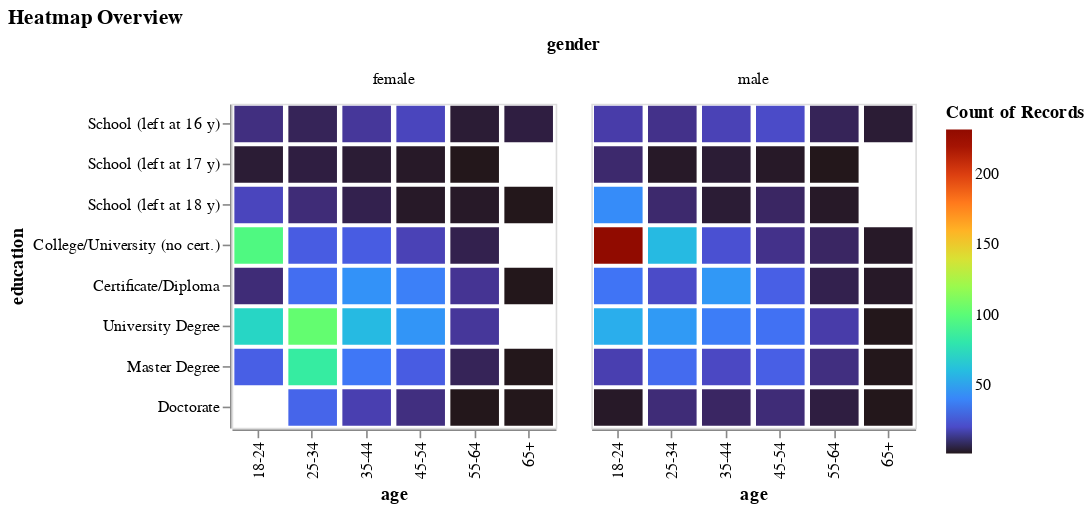

The notebook cell saved with this chart:
### Markdown cell above
***
#### A) General overview --- heatmaps
+ Average personalities (example depicted below) have the highest number of drug user, but this is in absolute numbers and reflects the distribution of the personalitiy traits
+ Young people at universty have the highest number of drug user, but this is in absolute numbers and reflects the distribution in education
-> NEXT STEPS: Look at distributions and then normalise data in plots

### Code cell
#Altair heatmap (age - education - gender)
alt.Chart(
    df,
    title= 'Heatmap Overview'
).mark_rect().encode(
    x='age',
    y=alt.Y('education', sort=['School (left at 16 y)', 'School (left at 17 y)', 'School (left at 18 y)',
                                'College/University (no cert.)', 'Certificate/Diploma', 'University Degree',
                                'Master Degree','Doctorate']),
    color=alt.Color('count(drug_use):Q', scale=alt.Scale(scheme='turbo')),
    facet=alt.Facet('gender:N', columns=2)
).configure_scale(
    bandPaddingInner=0.1
).properties(width=200, height=200,
)

### Figure 1 — Vega-Lite specification as saved in the notebook (floating-point values rounded to 4 significant figures; data arrays with more than 128 entries replaced by an {"elided": "..."} marker saying what was removed)
{"config": {"view": {"continuousWidth": 400, "continuousHeight": 300}, "scale": {"bandPaddingInner": 0.1}}, "data": {"name": "data-a875dcae66536bedf47524d93bd0d7e0"}, "mark": "rect", "encoding": {"color": {"type": "quantitative", "aggregate": "count", "field": "drug_use", "scale": {"scheme": "turbo"}}, "facet": {"type": "nominal", "columns": 2, "field": "gender"}, "x": {"type": "nominal", "field": "age"}, "y": {"type": "nominal", "field": "education", "sort": ["School (left at 16 y)", "School (left at 17 y)", "School (left at 18 y)", "College/University (no cert.)", "Certificate/Diploma", "University Degree", "Master Degree", "Doctorate"]}}, "height": 200, "title": "Heatmap Overview", "width": 200, "$schema": "https://vega.github.io/schema/vega-lite/v4.8.1.json", "datasets": {"data-a875dcae66536bedf47524d93bd0d7e0": {"elided": "1877 records"}}}
